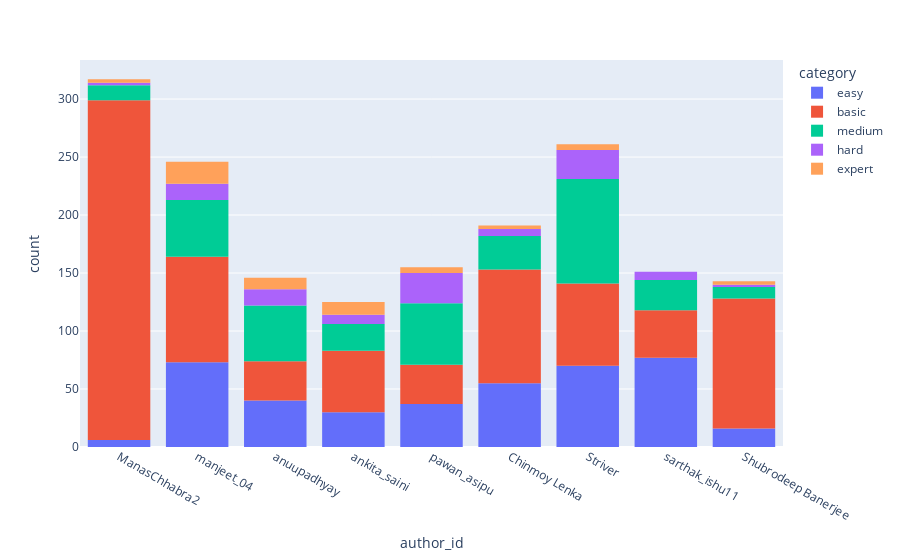

The code cell stored with this chart in its notebook:
### Code cell
px.histogram(pop_authors_df,x='author_id',color='category')

### Figure 1 — Plotly figure (JSON) as saved in the notebook; plotly's stock layout.template omitted (floating-point values rounded to 4 significant figures; data arrays with more than 128 entries replaced by an {"elided": "..."} marker saying what was removed)
{"data": [{"alignmentgroup": "True", "bingroup": "x", "hovertemplate": "category=easy<br>author_id=%{x}<br>count=%{y}<extra></extra>", "legendgroup": "easy", "marker": {"color": "#636efa", "pattern": {"shape": ""}}, "name": "easy", "offsetgroup": "easy", "orientation": "v", "showlegend": true, "type": "histogram", "x": {"elided": "404 str values"}, "xaxis": "x", "yaxis": "y"}, {"alignmentgroup": "True", "bingroup": "x", "hovertemplate": "category=basic<br>author_id=%{x}<br>count=%{y}<extra></extra>", "legendgroup": "basic", "marker": {"color": "#EF553B", "pattern": {"shape": ""}}, "name": "basic", "offsetgroup": "basic", "orientation": "v", "showlegend": true, "type": "histogram", "x": {"elided": "827 str values"}, "xaxis": "x", "yaxis": "y"}, {"alignmentgroup": "True", "bingroup": "x", "hovertemplate": "category=medium<br>author_id=%{x}<br>count=%{y}<extra></extra>", "legendgroup": "medium", "marker": {"color": "#00cc96", "pattern": {"shape": ""}}, "name": "medium", "offsetgroup": "medium", "orientation": "v", "showlegend": true, "type": "histogram", "x": {"elided": "341 str values"}, "xaxis": "x", "yaxis": "y"}, {"alignmentgroup": "True", "bingroup": "x", "hovertemplate": "category=hard<br>author_id=%{x}<br>count=%{y}<extra></extra>", "legendgroup": "hard", "marker": {"color": "#ab63fa", "pattern": {"shape": ""}}, "name": "hard", "offsetgroup": "hard", "orientation": "v", "showlegend": true, "type": "histogram", "x": ["anuupadhyay", "anuupadhyay", "manjeet_04", "anuupadhyay", "anuupadhyay", "manjeet_04", "anuupadhyay", "anuupadhyay", "manjeet_04", "manjeet_04", "manjeet_04", "anuupadhyay", "manjeet_04", "manjeet_04", "manjeet_04", "anuupadhyay", "anuupadhyay", "manjeet_04", "manjeet_04", "manjeet_04", "anuupadhyay", "pawan_asipu", "pawan_asipu", "anuupadhyay", "pawan_asipu", "anuupadhyay", "ankita_saini", "Chinmoy Lenka", "pawan_asipu", "pawan_asipu", "pawan_asipu", "anuupadhyay", "pawan_asipu", "ManasChhabra2", "pawan_asipu", "anuupadhyay", "ankita_saini", "pawan_asipu", "pawan_asipu", "manjeet_04", "pawan_asipu", "Striver", "Striver", "ankita_saini", "pawan_asipu", "sarthak_ishu11", "pawan_asipu", "ankita_saini", "Striver", "pawan_asipu", "pawan_asipu", "ankita_saini", "Striver", "ankita_saini", "pawan_asipu", "pawan_asipu", "Striver", "Striver", "pawan_asipu", "ankita_saini", "pawan_asipu", "pawan_asipu", "Striver", "pawan_asipu", "Striver", "manjeet_04", "Striver", "Striver", "manjeet_04", "Striver", "sarthak_ishu11", "Striver", "sarthak_ishu11", "Striver", "sarthak_ishu11", "sarthak_ishu11", "Striver", "Striver", "Striver", "Striver", "ankita_saini", "Striver", "ManasChhabra2", "Chinmoy Lenka", "Chinmoy Lenka", "sarthak_ishu11", "sarthak_ishu11", "Chinmoy Lenka", "pawan_asipu", "Chinmoy Lenka", "pawan_asipu", "Chinmoy Lenka", "Striver", "pawan_asipu", "pawan_asipu", "Striver", "Striver", "Striver", "Striver", "Striver", "pawan_asipu", "Striver", "Shubrodeep Banerjee", "Shubrodeep Banerjee"], "xaxis": "x", "yaxis": "y"}, {"alignmentgroup": "True", "bingroup": "x", "hovertemplate": "category=expert<br>author_id=%{x}<br>count=%{y}<extra></extra>", "legendgroup": "expert", "marker": {"color": "#FFA15A", "pattern": {"shape": ""}}, "name": "expert", "offsetgroup": "expert", "orientation": "v", "showlegend": true, "type": "histogram", "x": ["manjeet_04", "ankita_saini", "ManasChhabra2", "manjeet_04", "anuupadhyay", "manjeet_04", "ankita_saini", "anuupadhyay", "anuupadhyay", "anuupadhyay", "anuupadhyay", "manjeet_04", "anuupadhyay", "anuupadhyay", "anuupadhyay", "manjeet_04", "pawan_asipu", "manjeet_04", "anuupadhyay", "manjeet_04", "manjeet_04", "manjeet_04", "pawan_asipu", "manjeet_04", "anuupadhyay", "manjeet_04", "manjeet_04", "ankita_saini", "manjeet_04", "ankita_saini", "Striver", "ankita_saini", "manjeet_04", "ankita_saini", "manjeet_04", "manjeet_04", "pawan_asipu", "Striver", "manjeet_04", "pawan_asipu", "Chinmoy Lenka", "ankita_saini", "ankita_saini", "ankita_saini", "ankita_saini", "manjeet_04", "ManasChhabra2", "ManasChhabra2", "manjeet_04", "ankita_saini", "Chinmoy Lenka", "Chinmoy Lenka", "Shubrodeep Banerjee", "pawan_asipu", "Shubrodeep Banerjee", "Shubrodeep Banerjee", "Striver", "Striver", "Striver"], "xaxis": "x", "yaxis": "y"}], "layout": {"barmode": "relative", "legend": {"title": {"text": "category"}, "tracegroupgap": 0}, "margin": {"t": 60}, "xaxis": {"anchor": "y", "domain": [0, 1], "title": {"text": "author_id"}}, "yaxis": {"anchor": "x", "domain": [0, 1], "title": {"text": "count"}}}}
